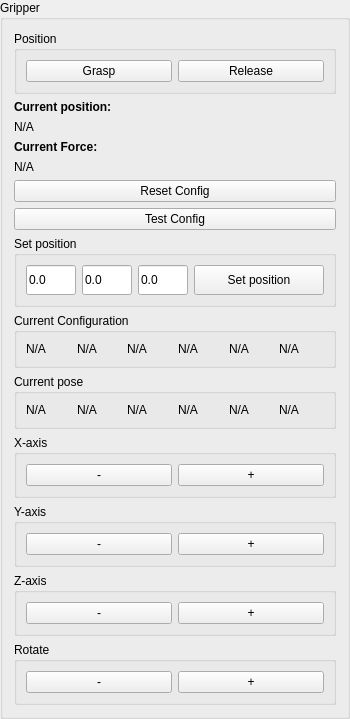
     <widget class="QGroupBox" name="groupBox_2">
      <property name="minimumSize">
       <size>
        <width>350</width>
        <height>0</height>
       </size>
      </property>
      <property name="maximumSize">
       <size>
        <width>100000</width>
        <height>100000</height>
       </size>
      </property>
      <property name="title">
       <string>Gripper</string>
      </property>
      <layout class="QVBoxLayout" name="verticalLayout_5">
       <item>
        <widget class="QGroupBox" name="groupBox_5">
         <property name="title">
          <string>Position</string>
         </property>
         <layout class="QHBoxLayout" name="horizontalLayout">
          <item>
           <widget class="QPushButton" name="btn_grip_grasp">
            <property name="minimumSize">
             <size>
              <width>0</width>
              <height>0</height>
             </size>
            </property>
            <property name="text">
             <string>Grasp</string>
            </property>
            <property name="autoRepeat">
             <bool>false</bool>
            </property>
            <property name="autoRepeatDelay">
             <number>100</number>
            </property>
            <property name="autoRepeatInterval">
             <number>5</number>
            </property>
           </widget>
          </item>
          <item>
           <widget class="QPushButton" name="btn_grip_release">
            <property name="minimumSize">
             <size>
              <width>0</width>
              <height>0</height>
             </size>
            </property>
            <property name="text">
             <string>Release</string>
            </property>
            <property name="autoRepeat">
             <bool>false</bool>
            </property>
            <property name="autoRepeatDelay">
             <number>100</number>
            </property>
            <property name="autoRepeatInterval">
             <number>20</number>
            </property>
           </widget>
          </item>
         </layout>
        </widget>
       </item>
       <item>
        <widget class="QLabel" name="lbl_pos_data">
         <property name="font">
          <font>
           <weight>75</weight>
           <bold>true</bold>
          </font>
         </property>
         <property name="text">
          <string>Current position:</string>
         </property>
        </widget>
       </item>
       <item>
        <widget class="QLabel" name="value_pos">
         <property name="text">
          <string>N/A</string>
         </property>
        </widget>
       </item>
       <item>
        <widget class="QLabel" name="lbl_force_data">
         <property name="font">
          <font>
           <weight>75</weight>
           <bold>true</bold>
          </font>
         </property>
         <property name="text">
          <string>Current Force:</string>
         </property>
        </widget>
       </item>
       <item>
        <widget class="QLabel" name="value_force">
         <property name="text">
          <string>N/A</string>
         </property>
        </widget>
       </item>
       <item>
        <widget class="QPushButton" name="btn_reset_config">
         <property name="text">
          <string>Reset Config</string>
         </property>
        </widget>
       </item>
       <item>
        <widget class="QPushButton" name="btn_test_config">
         <property name="text">
          <string>Test Config</string>
         </property>
        </widget>
       </item>
       <item>
        <widget class="QGroupBox" name="groupBox_8">
         <property name="title">
          <string>Set position</string>
         </property>
         <layout class="QHBoxLayout" name="horizontalLayout_8">
          <item>
           <widget class="QLineEdit" name="set_x_pos">
            <property name="minimumSize">
             <size>
              <width>0</width>
              <height>30</height>
             </size>
            </property>
            <property name="maximumSize">
             <size>
              <width>50</width>
              <height>16777215</height>
             </size>
            </property>
            <property name="text">
             <string>0.0</string>
            </property>
           </widget>
          </item>
          <item>
           <widget class="QLineEdit" name="set_y_pos">
            <property name="minimumSize">
             <size>
              <width>0</width>
              <height>30</height>
             </size>
            </property>
            <property name="maximumSize">
             <size>
              <width>50</width>
              <height>16777215</height>
             </size>
            </property>
            <property name="text">
             <string>0.0</string>
            </property>
           </widget>
          </item>
          <item>
           <widget class="QLineEdit" name="set_rot">
            <property name="minimumSize">
             <size>
              <width>0</width>
              <height>30</height>
             </size>
            </property>
            <property name="maximumSize">
             <size>
              <width>50</width>
              <height>16777215</height>
             </size>
            </property>
            <property name="text">
             <string>0.0</string>
            </property>
           </widget>
          </item>
          <item>
           <widget class="QPushButton" name="btn_set_position">
            <property name="minimumSize">
             <size>
              <width>0</width>
              <height>30</height>
             </size>
            </property>
            <property name="text">
             <string>Set position</string>
            </property>
           </widget>
          </item>
         </layout>
        </widget>
       </item>
       <item>
        <widget class="QGroupBox" name="groupBox_6">
         <property name="title">
          <string>Current Configuration</string>
         </property>
         <layout class="QHBoxLayout" name="horizontalLayout_2">
          <item>
           <widget class="QLabel" name="current_q_1">
            <property name="text">
             <string>N/A</string>
            </property>
           </widget>
          </item>
          <item>
           <widget class="QLabel" name="current_q_2">
            <property name="text">
             <string>N/A</string>
            </property>
           </widget>
          </item>
          <item>
           <widget class="QLabel" name="current_q_3">
            <property name="text">
             <string>N/A</string>
            </property>
           </widget>
          </item>
          <item>
           <widget class="QLabel" name="current_q_4">
            <property name="text">
             <string>N/A</string>
            </property>
           </widget>
          </item>
          <item>
           <widget class="QLabel" name="current_q_5">
            <property name="text">
             <string>N/A</string>
            </property>
           </widget>
          </item>
          <item>
           <widget class="QLabel" name="current_q_6">
            <property name="text">
             <string>N/A</string>
            </property>
           </widget>
          </item>
         </layout>
        </widget>
       </item>
       <item>
        <widget class="QGroupBox" name="groupBox_7">
         <property name="title">
          <string>Current pose</string>
         </property>
         <layout class="QHBoxLayout" name="horizontalLayout_7">
          <item>
           <widget class="QLabel" name="x_pos">
            <property name="text">
             <string>N/A</string>
            </property>
           </widget>
          </item>
          <item>
           <widget class="QLabel" name="y_pos">
            <property name="text">
             <string>N/A</string>
            </property>
           </widget>
          </item>
          <item>
           <widget class="QLabel" name="z_pos">
            <property name="text">
             <string>N/A</string>
            </property>
           </widget>
          </item>
          <item>
           <widget class="QLabel" name="R_rot">
            <property name="text">
             <string>N/A</string>
            </property>
           </widget>
          </item>
          <item>
           <widget class="QLabel" name="P_rot">
            <property name="text">
             <string>N/A</string>
            </property>
           </widget>
          </item>
          <item>
           <widget class="QLabel" name="Y_rot">
            <property name="text">
             <string>N/A</string>
            </property>
           </widget>
          </item>
         </layout>
        </widget>
       </item>
       <item>
        <widget class="QGroupBox" name="x_axis">
         <property name="title">
          <string>X-axis</string>
         </property>
         <layout class="QHBoxLayout" name="horizontalLayout_3">
          <item>
           <widget class="QPushButton" name="x_axis_negative">
            <property name="text">
             <string>-</string>
            </property>
            <property name="autoRepeat">
             <bool>true</bool>
            </property>
            <property name="autoRepeatDelay">
             <number>100</number>
            </property>
            <property name="autoRepeatInterval">
             <number>100</number>
            </property>
           </widget>
          </item>
          <item>
           <widget class="QPushButton" name="x_axis_positive">
            <property name="text">
             <string>+</string>
            </property>
            <property name="autoRepeat">
             <bool>true</bool>
            </property>
            <property name="autoRepeatDelay">
             <number>100</number>
            </property>
            <property name="autoRepeatInterval">
             <number>100</number>
            </property>
           </widget>
          </item>
         </layout>
        </widget>
       </item>
       <item>
        <widget class="QGroupBox" name="y_axis">
         <property name="title">
          <string>Y-axis</string>
         </property>
         <layout class="QHBoxLayout" name="horizontalLayout_4">
          <item>
           <widget class="QPushButton" name="y_axis_negative">
            <property name="text">
             <string>-</string>
            </property>
            <property name="autoRepeat">
             <bool>true</bool>
            </property>
            <property name="autoRepeatDelay">
             <number>100</number>
            </property>
            <property name="autoRepeatInterval">
             <number>100</number>
            </property>
           </widget>
          </item>
          <item>
           <widget class="QPushButton" name="y_axis_positive">
            <property name="text">
             <string>+</string>
            </property>
            <property name="autoRepeat">
             <bool>true</bool>
            </property>
            <property name="autoRepeatDelay">
             <number>100</number>
            </property>
            <property name="autoRepeatInterval">
             <number>100</number>
            </property>
           </widget>
          </item>
         </layout>
        </widget>
       </item>
       <item>
        <widget class="QGroupBox" name="z_axis">
         <property name="title">
          <string>Z-axis</string>
         </property>
         <layout class="QHBoxLayout" name="horizontalLayout_5">
          <item>
           <widget class="QPushButton" name="z_axis_negative">
            <property name="text">
             <string>-</string>
            </property>
            <property name="autoRepeat">
             <bool>true</bool>
            </property>
            <property name="autoRepeatDelay">
             <number>100</number>
            </property>
            <property name="autoRepeatInterval">
             <number>100</number>
            </property>
           </widget>
          </item>
          <item>
           <widget class="QPushButton" name="z_axis_positive">
            <property name="text">
             <string>+</string>
            </property>
            <property name="autoRepeat">
             <bool>true</bool>
            </property>
            <property name="autoRepeatDelay">
             <number>100</number>
            </property>
            <property name="autoRepeatInterval">
             <number>100</number>
            </property>
           </widget>
          </item>
         </layout>
        </widget>
       </item>
       <item>
        <widget class="QGroupBox" name="Rotate">
         <property name="title">
          <string>Rotate</string>
         </property>
         <layout class="QHBoxLayout" name="horizontalLayout_6">
          <item>
           <widget class="QPushButton" name="rotate_negative">
            <property name="text">
             <string>-</string>
            </property>
            <property name="autoRepeat">
             <bool>true</bool>
            </property>
            <property name="autoRepeatDelay">
             <number>100</number>
            </property>
            <property name="autoRepeatInterval">
             <number>100</number>
            </property>
           </widget>
          </item>
          <item>
           <widget class="QPushButton" name="rotate_positive">
            <property name="text">
             <string>+</string>
            </property>
            <property name="autoRepeat">
             <bool>true</bool>
            </property>
            <property name="autoRepeatDelay">
             <number>100</number>
            </property>
            <property name="autoRepeatInterval">
             <number>100</number>
            </property>
           </widget>
          </item>
         </layout>
        </widget>
       </item>
      </layout>
     </widget>
